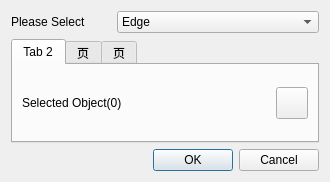
<?xml version="1.0" encoding="UTF-8"?>
<ui version="4.0">
 <class>DialogFillGap</class>
 <widget class="QDialog" name="DialogFillGap">
  <property name="geometry">
   <rect>
    <x>0</x>
    <y>0</y>
    <width>330</width>
    <height>182</height>
   </rect>
  </property>
  <property name="windowTitle">
   <string>DialogFillGap</string>
  </property>
  <layout class="QGridLayout" name="gridLayout_3">
   <item row="0" column="1">
    <widget class="QComboBox" name="comboBoxType">
     <property name="sizePolicy">
      <sizepolicy hsizetype="Preferred" vsizetype="Fixed">
       <horstretch>0</horstretch>
       <verstretch>0</verstretch>
      </sizepolicy>
     </property>
     <item>
      <property name="text">
       <string>Edge</string>
      </property>
     </item>
     <item>
      <property name="text">
       <string>Surface</string>
      </property>
     </item>
     <item>
      <property name="text">
       <string>Solid</string>
      </property>
     </item>
    </widget>
   </item>
   <item row="0" column="0">
    <widget class="QLabel" name="label_5">
     <property name="sizePolicy">
      <sizepolicy hsizetype="Preferred" vsizetype="Preferred">
       <horstretch>0</horstretch>
       <verstretch>0</verstretch>
      </sizepolicy>
     </property>
     <property name="maximumSize">
      <size>
       <width>100</width>
       <height>16777215</height>
      </size>
     </property>
     <property name="text">
      <string>Please Select</string>
     </property>
    </widget>
   </item>
   <item row="2" column="0" colspan="2">
    <widget class="QDialogButtonBox" name="buttonBox">
     <property name="orientation">
      <enum>Qt::Horizontal</enum>
     </property>
     <property name="standardButtons">
      <set>QDialogButtonBox::Cancel|QDialogButtonBox::Ok</set>
     </property>
    </widget>
   </item>
   <item row="1" column="0" colspan="2">
    <widget class="QTabWidget" name="tabWidget">
     <property name="currentIndex">
      <number>0</number>
     </property>
     <widget class="QWidget" name="tab_2">
      <attribute name="title">
       <string>Tab 2</string>
      </attribute>
      <layout class="QGridLayout" name="gridLayout_4">
       <item row="0" column="0">
        <widget class="QLabel" name="topedgelabel_2">
         <property name="text">
          <string>Selected Object(0)</string>
         </property>
        </widget>
       </item>
       <item row="0" column="1">
        <spacer name="horizontalSpacer_3">
         <property name="orientation">
          <enum>Qt::Horizontal</enum>
         </property>
         <property name="sizeHint" stdset="0">
          <size>
           <width>107</width>
           <height>20</height>
          </size>
         </property>
        </spacer>
       </item>
       <item row="0" column="2">
        <widget class="QPushButton" name="geoSelectCurve">
         <property name="sizePolicy">
          <sizepolicy hsizetype="Minimum" vsizetype="Minimum">
           <horstretch>0</horstretch>
           <verstretch>0</verstretch>
          </sizepolicy>
         </property>
         <property name="minimumSize">
          <size>
           <width>32</width>
           <height>32</height>
          </size>
         </property>
         <property name="maximumSize">
          <size>
           <width>32</width>
           <height>32</height>
          </size>
         </property>
         <property name="styleSheet">
          <string notr="true">background-image: url(:/QUI/geometry/selectwire.png);</string>
         </property>
         <property name="text">
          <string/>
         </property>
         <property name="checkable">
          <bool>true</bool>
         </property>
        </widget>
       </item>
      </layout>
     </widget>
     <widget class="QWidget" name="tab_3">
      <attribute name="title">
       <string>页</string>
      </attribute>
      <layout class="QGridLayout" name="gridLayout_2">
       <item row="0" column="0">
        <widget class="QLabel" name="topedgelabel_3">
         <property name="text">
          <string>Selected Object(0)</string>
         </property>
        </widget>
       </item>
       <item row="0" column="1">
        <spacer name="horizontalSpacer_4">
         <property name="orientation">
          <enum>Qt::Horizontal</enum>
         </property>
         <property name="sizeHint" stdset="0">
          <size>
           <width>107</width>
           <height>20</height>
          </size>
         </property>
        </spacer>
       </item>
       <item row="0" column="2">
        <widget class="QPushButton" name="geoSelectSurface_1">
         <property name="sizePolicy">
          <sizepolicy hsizetype="Minimum" vsizetype="Minimum">
           <horstretch>0</horstretch>
           <verstretch>0</verstretch>
          </sizepolicy>
         </property>
         <property name="minimumSize">
          <size>
           <width>32</width>
           <height>32</height>
          </size>
         </property>
         <property name="maximumSize">
          <size>
           <width>32</width>
           <height>32</height>
          </size>
         </property>
         <property name="styleSheet">
          <string notr="true">background-image: url(:/QUI/geometry/selectface.png);</string>
         </property>
         <property name="text">
          <string/>
         </property>
         <property name="checkable">
          <bool>true</bool>
         </property>
        </widget>
       </item>
      </layout>
     </widget>
     <widget class="QWidget" name="tab_4">
      <attribute name="title">
       <string>页</string>
      </attribute>
      <layout class="QGridLayout" name="gridLayout">
       <item row="0" column="0">
        <layout class="QHBoxLayout" name="horizontalLayout">
         <item>
          <widget class="QLabel" name="topedgelabel_4">
           <property name="text">
            <string>Selected Object(0)</string>
           </property>
          </widget>
         </item>
         <item>
          <spacer name="horizontalSpacer_5">
           <property name="orientation">
            <enum>Qt::Horizontal</enum>
           </property>
           <property name="sizeHint" stdset="0">
            <size>
             <width>108</width>
             <height>20</height>
            </size>
           </property>
          </spacer>
         </item>
         <item>
          <widget class="QPushButton" name="geoSelectSurface">
           <property name="sizePolicy">
            <sizepolicy hsizetype="Minimum" vsizetype="Minimum">
             <horstretch>0</horstretch>
             <verstretch>0</verstretch>
            </sizepolicy>
           </property>
           <property name="minimumSize">
            <size>
             <width>32</width>
             <height>32</height>
            </size>
           </property>
           <property name="maximumSize">
            <size>
             <width>32</width>
             <height>32</height>
            </size>
           </property>
           <property name="styleSheet">
            <string notr="true">background-image: url(:/QUI/geometry/selectbody.png);</string>
           </property>
           <property name="text">
            <string/>
           </property>
           <property name="checkable">
            <bool>true</bool>
           </property>
          </widget>
         </item>
        </layout>
       </item>
      </layout>
     </widget>
    </widget>
   </item>
  </layout>
 </widget>
 <resources>
  <include location="../qrc/qianfan.qrc"/>
 </resources>
 <connections>
  <connection>
   <sender>buttonBox</sender>
   <signal>accepted()</signal>
   <receiver>DialogFillGap</receiver>
   <slot>accept()</slot>
   <hints>
    <hint type="sourcelabel">
     <x>248</x>
     <y>254</y>
    </hint>
    <hint type="destinationlabel">
     <x>157</x>
     <y>274</y>
    </hint>
   </hints>
  </connection>
  <connection>
   <sender>buttonBox</sender>
   <signal>rejected()</signal>
   <receiver>DialogFillGap</receiver>
   <slot>reject()</slot>
   <hints>
    <hint type="sourcelabel">
     <x>316</x>
     <y>260</y>
    </hint>
    <hint type="destinationlabel">
     <x>286</x>
     <y>274</y>
    </hint>
   </hints>
  </connection>
 </connections>
</ui>
